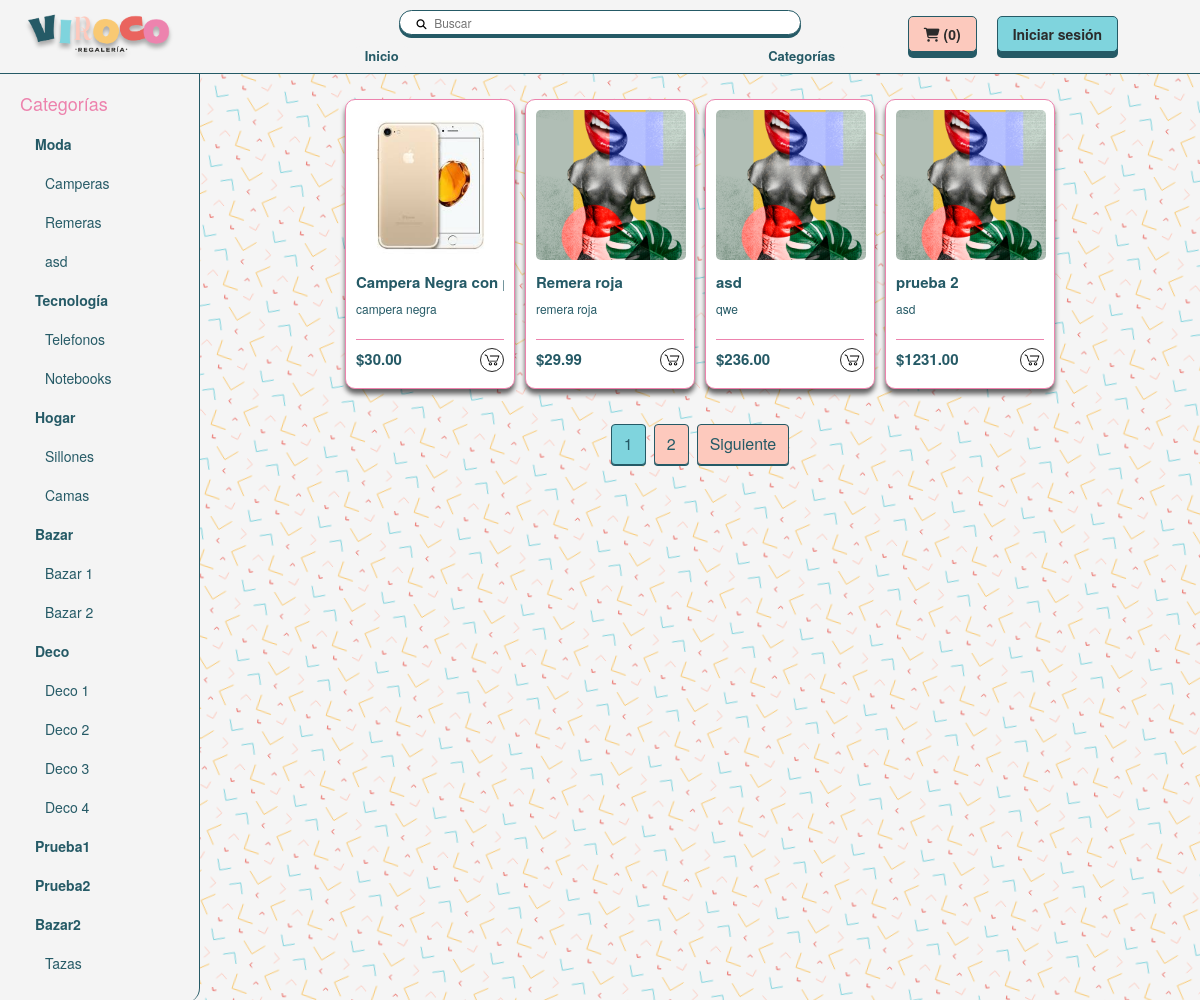
Page /app/tienda.php?categoria=1 on the committed database.
### tables this page shows
CREATE TABLE `categorias` (
  `id_categoria` int(11) NOT NULL,
  `nombre_categoria` varchar(50) NOT NULL
);

CREATE TABLE `subcategorias` (
  `id_subcategoria` int(11) NOT NULL,
  `nombre_subcategoria` varchar(50) DEFAULT NULL,
  `id_categoria` int(11) NOT NULL
);

CREATE TABLE `productos` (
  `id` int(11) NOT NULL,
  `nombre` varchar(255) DEFAULT NULL,
  `descripcion` text DEFAULT NULL,
  `precio` decimal(10,2) DEFAULT NULL,
  `id_categoria` int(4) DEFAULT NULL,
  `id_subcategoria` int(4) NOT NULL,
  `stock` int(4) NOT NULL,
  `popular` int(11) NOT NULL DEFAULT 0,
  `imagen` varchar(255) DEFAULT NULL,
  `imagen2` text NOT NULL,
  `imagen3` text NOT NULL,
  `imagen4` text NOT NULL
);

### app/funciones.php (called while the page is built, shortened)
<?php
$cantidad_total = 0;
?>

### app/tienda.php (the view, shortened to what this page needs)
<?php
require('funciones.php');
?>
<!DOCTYPE html>
<html lang="es">
<head>
  <link rel="stylesheet" href="https://maxcdn.bootstrapcdn.com/bootstrap/3.4.1/css/bootstrap.min.css">
  <link rel="stylesheet" href="../estilos/estilo_navbar.css">
  <link rel="stylesheet" href="../estilos/estilo_tienda.css">
  <link rel="stylesheet" href="../estilos/estilo_productos_card.css">
</head>
<body>
  <?php
    include('navbar.php');
  ?>
  <section id="page">
    <div id="menu" class="col-md-2">
    <div class="list-group">
      <h4>Categorías</h4>
      <?php
        $query = "SELECT id_categoria, nombre_categoria FROM categorias";
        $result = mysqli_query($conexion, $query);
        while ($categoria = mysqli_fetch_assoc($result)) {
          echo '<a href="?categoria=' . $categoria['id_categoria'] . '" class="list-group-item" id="main-category">' . $categoria['nombre_categoria'] . '</a>';
          $query = "SELECT id_subcategoria, nombre_subcategoria FROM subcategorias WHERE id_categoria=" . $categoria['id_categoria'];
          $subcategorias = mysqli_query($conexion, $query);
          while ($subcategoria = mysqli_fetch_assoc($subcategorias)) {
            echo '<a href="?categoria=' . $categoria['id_categoria'] . '&subcategoria=' . $subcategoria['id_subcategoria'] . '" class="list-group-item" id="sub-category">' . $subcategoria['nombre_subcategoria'] . '</a>';
          }
        }
      ?>
    </div>
  </div>
  <section id="seccion-productos">
    <div class="productos">
      <ul class="productos-list">
          <?php
          while ($producto = mysqli_fetch_array($resultado)) {
            echo "<div class='card'><a href='producto.php?id=". $producto['id'] . "'>";
            echo "<div class='card-img'><img class='card-img' src='" . $producto['imagen'] . "' alt='" . $producto['nombre'] . "'></div>";
            echo "<div class='card-info'>";
            echo "<p class='text-title'>" . $producto['nombre'] . "</p>";
            echo "<p class='text-body'>" . $producto['descripcion'] . "</p>";
            echo "</div>";
            echo "<div class='card-footer'>";
            echo "<span class='text-title'>$" . $producto['precio'] . "</span></a>";
            echo "<a href='producto.php?id=". $producto['id'] . "'><div class='card-button'>";
            echo "</div></a>";
            echo "</div></div>";
          }
          ?>
  </section>
  <div class="pagination">
    <?php
    $query_total = "SELECT COUNT(*) as total FROM productos";
    $resultado_total = mysqli_query($conexion, $query_total);
    $fila_total = mysqli_fetch_assoc($resultado_total);
    $total_productos = $fila_total['total'];
    $total_paginas = ceil($total_productos / $productos_por_pagina);
    $pagina_siguiente = $pagina_actual + 1;
    if ($total_paginas > 1) {
        for ($i = 1; $i <= $total_paginas; $i++) {
            if ($i == $pagina_actual) {
                echo "<span class='current'>$i</span>";
            } else {
                echo "<a href='tienda.php?pagina=$i'>$i</a>";
            }
        }
    }
    if ($pagina_actual < $total_paginas) {
        echo "<a href='tienda.php?pagina=$pagina_siguiente'>Siguiente</a>";
    }
    ?>
</div>
  </section>
  </body>
</html>

### app/navbar.php (shortened to what this page needs)
<?php
  $categoria = isset($_GET['categoria']) ? $_GET['categoria'] : '';
  $subcategoria = isset($_GET['subcategoria']) ? $_GET['subcategoria'] : '';
  $buscar = isset($_POST['buscar']) ? $_POST['buscar'] : '';
  if ($subcategoria && $buscar) {
    $query = "SELECT * FROM productos WHERE id_subcategoria = '$subcategoria' AND nombre LIKE '%$buscar%'";
  } else if ($categoria && !$subcategoria) {
    $query = "SELECT * FROM productos WHERE id_categoria = '$categoria'";
  } else if ($categoria && $subcategoria) {
    $query = "SELECT * FROM productos WHERE id_subcategoria = '$subcategoria'";
  } else if ($buscar) {
    $query = "SELECT * FROM productos WHERE nombre LIKE '%$buscar%'";
  } else {
    $query = "SELECT * FROM productos";
  }
  $productos_por_pagina = 10;
  if (isset($_GET['pagina'])) {
      $pagina_actual = intval($_GET['pagina']);
  } else {
      $pagina_actual = 1;
  }
  $offset = ($pagina_actual - 1) * $productos_por_pagina;
  $query .= " LIMIT $offset, $productos_por_pagina";
  $resultado = mysqli_query($conexion, $query);
?>
<div id="navbar">
<nav>
  <div id="conteiner_nav">
    <div id="logo"><img src="/Viroco/img/logos/viroco.png" class="ajuste_img" alt="Viroco Regaleria"></div>
      <div id="conteiner_buscador">
        <div class="buscador">
          <form action="/Viroco/app/tienda.php" method="post">
            <button type="submit"><i class="fa-solid fa-magnifying-glass"></i></button>
            <input type="text" id="buscar" name="buscar" placeholder="Buscar">
          </form>
        </div>
      </div>
    <div id="conteiner_user">
      <div id="carrito" class="button_nav"><a href="/Viroco/app/carrito.php"><i class="fas fa-shopping-cart" id="carrito-icono"></i> (<?php echo $cantidad_total; ?>)</a></div>
      <div id="user" class="button_nav" style="position: relative;">
        <?php
          if(isset($_SESSION['username'])) {
            echo '<a href="#" class="username">Hola '.$_SESSION['username'].'!</a>';
          } else {
            echo '<a href="/Viroco/app/iniciar_sesion.php">Iniciar sesión</a>';
          }
        ?>
        </div>
    </div>
  </div>
</nav>
<div id="subnav">
    <div>
      <a href="/Viroco/index.php" class="button_subnav">Inicio</a>
    </div>
    <div id="menuCategorias" class="menu">
      <a class="button_subnav">Categorías</a>
    </div>
</div>
</div>

### estilos/estilo_navbar.css (style rules this page uses)
nav { background-color: #f4f4f4; height: 4rem; padding-left: 1rem; padding-right: 1rem; }
#navbar { width: 100%; position: fixed; z-index: 20; }
#conteiner_nav { margin: 0; padding: 0; list-style: none; display: flex; justify-content: center; }
nav a { font-size: 1.4rem; padding: 0.5rem; color: #2b2b2b; text-decoration: none; font-weight: bold; }
#logo { width: 30%; display: flex; align-items: center; }
#logo img { width: 50%; filter: drop-shadow(0px 4px 2px rgba(0, 0, 0, 0.3)); }
.ajuste_img { width: 100%; }
#conteiner_buscador { width: 40%; display: flex; justify-content: center; padding-top: 1rem; }
.buscador { height: 2.5rem; width: 85%; background-color: #ffffff; border-radius: 30px; display: flex; align-items: center; padding-left: 1rem; border: 1px solid #255a66; box-shadow: 0rem 0.3rem 0rem #255a66; }
input { border: none; outline: none; background-color: transparent; font-size: 1.2rem; padding-left: 1rem; width: 80%; }
button { border: none; width: 0.5rem; height: 0.5rem; border-radius: 20px; cursor: pointer; background-color: transparent; transition: background-color 0.3s ease; color: black; font-size: 1rem; }
#conteiner_user { width: 30%; display: flex; justify-content: center; align-items: center; }
#carrito { width: auto; display: flex; justify-content: flex-end; background-color: #FCC9BD; margin-right: 2rem; }
#user { width: auto; display: flex; justify-content: center; background-color: #7fd4dd; }
#subnav { height: 3.4rem; width: 100%; display: flex; justify-content: space-around; align-items: center; padding-left: 15%; padding-right: 15%; background-color: #f4f4f4; border-bottom: solid 1px #255a66; }
.button_nav { border: 1px solid #255a66; border-radius: .5rem; padding: .2rem; padding-left: 1rem; padding-right: 1rem; box-shadow: 0rem 0.6rem 0rem #255a66; transition: all .1s; }
.button_subnav { background-color: #f4f4f4; border-radius: .5rem; padding: .1rem; padding-left: 1rem; padding-right: 1rem; transition: all .1s; }
#subnav > div { height: 50%; display: flex; align-items: center; justify-content: center; }
#subnav > div > a { height: auto; color: #255a66; font-weight: bold; font-size: 1.3rem; }
#menuCategorias { cursor: pointer; }
.menu { position: relative; }

### estilos/estilo_tienda.css (style rules this page uses)
:root { --rosa-fuerte: #ed83ae; --rosa-claro: #fdc9bd; --azul: #255a66; --celeste: #7fd4dd; --amarillo: #f9c973; --rojo: #ea645e; }
body { background-repeat: repeat; font-size: 62.5%; background-image: var(--fondo-fit-f4); }
#page { padding-top: 7.4rem; }
.col-md-2 { background-color: #f4f4f4; color: #ED82AD; padding-top: 1rem; padding-left: 2rem; border-top-right-radius: 0px; border-bottom-right-radius: 1.5rem; border-right: solid 1px #255a66; max-height: 125vh; overflow: hidden; overflow-y: scroll; }
.list-group-item { border: 0; padding: 1rem 1.5rem; background-color: transparent; font-size: 1.4rem; text-decoration: none; transition: background-color 0.2s ease; }
#main-category { color: #255a66; font-weight: bold; }
#sub-category { color: #255a66; padding-left: 2.5rem; }
.productos { display: flex; justify-content: center; }
.productos-list { list-style-type: none; margin-top: 2rem; padding: 0; display: flex; justify-content: center; flex-wrap: wrap; }
.pagination { display: flex; justify-content: center; margin-top: 2rem; font-size: 1.6rem; }
.pagination a { color: #255a66; text-decoration: none; padding: 0.8rem 1.2rem; margin: 0 0.4rem; box-shadow: 0rem 0.1rem 0rem #255a66; border: 1px solid #255a66; border-radius: 0.4rem; background-color: #fdc9bd; }
.pagination .current { background-color: #7fd4dd; color: #255a66; padding: 0.8rem 1.2rem; margin: 0 0.4rem; border-radius: 0.4rem; box-shadow: 0rem 0.1rem 0rem #255a66; border: 1px solid #255a66; }

### rows in the picture
categorias: nombre_categoria "Moda"
subcategorias: nombre_subcategoria "Camperas"
subcategorias: nombre_subcategoria "Remeras"
subcategorias: nombre_subcategoria "asd"
categorias: nombre_categoria "Tecnología"
subcategorias: nombre_subcategoria "Telefonos"
subcategorias: nombre_subcategoria "Notebooks"
categorias: nombre_categoria "Hogar"
subcategorias: nombre_subcategoria "Sillones"
subcategorias: nombre_subcategoria "Camas"
categorias: nombre_categoria "Bazar"
subcategorias: nombre_subcategoria "Bazar 1"
subcategorias: nombre_subcategoria "Bazar 2"
categorias: nombre_categoria "Deco"
subcategorias: nombre_subcategoria "Deco 1"
subcategorias: nombre_subcategoria "Deco 2"
subcategorias: nombre_subcategoria "Deco 3"
subcategorias: nombre_subcategoria "Deco 4"
categorias: nombre_categoria "Prueba1"
categorias: nombre_categoria "Prueba2"
categorias: nombre_categoria "Bazar2"
subcategorias: nombre_subcategoria "Tazas"
productos: imagen (picture), nombre "Campera Negra co…", descripcion "campera negra", precio "30.00"
productos: imagen (picture), nombre "Remera roja", descripcion "remera roja", precio "29.99"
productos: imagen (picture), nombre "asd", descripcion "qwe", precio "236.00"
productos: imagen (picture), nombre "prueba 2", descripcion "asd", precio "1231.00"

### other values in the picture
$cantidad_total "0"
